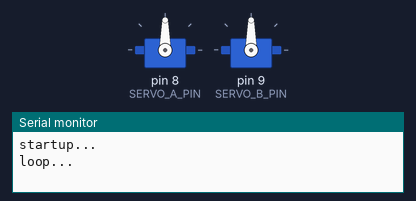
This sketch was run on a simulated Arduino Uno, built with avr-gcc and run on an emulated ATmega328P. On the bench: 2 × servo, the last lines printed to the serial monitor. Random numbers use the default seed unless the sketch sets one.

Above: at 0.1 s.
At 15.4 s:
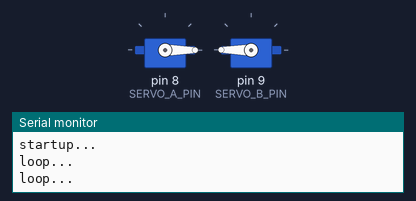
At 24.2 s:
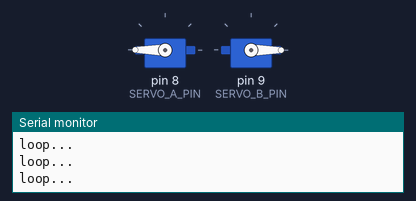
Timing chart, 0 to 36.5 s (numbered marks = the images above):
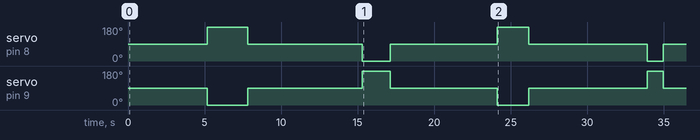

Measured:
- by itself, servo on pin 8 (SERVO_A_PIN): 90° → 180° at 5.2 s, → 90° 2.6 s later, → 0° 7.5 s later, → 90° 1.8 s later, … (8 changes in this stretch)
- by itself, servo on pin 9 (SERVO_B_PIN): 90° → 0° at 5.2 s, → 90° 2.6 s later, → 180° 7.5 s later, → 90° 1.8 s later, … (8 changes in this stretch)

The sketch:

GolfServoArduino.ino
```cpp
#include <Servo.h>

Servo servoA;   // Pin 8
Servo servoB;   // Pin 9

const uint8_t SERVO_A_PIN = 8;
const uint8_t SERVO_B_PIN = 9;

void setup() {
  Serial.begin(9600);
  Serial.println("startup...");
  servoA.attach(SERVO_A_PIN);
  servoB.attach(SERVO_B_PIN);

  // Start both servos at 90°
  servoA.write(90);
  servoB.write(90);

  // Seed the random‑number generator (optional but nice)
  randomSeed(analogRead(A0));
}

void loop() {
  Serial.println("loop...");
  // Closed
  servoA.write(90);
  servoB.write(90);
  delay(1000);

  // Wait 5–15 seconds (5000–15000 ms)
  unsigned long waitTime = random(3000, 7000);
  delay(waitTime);
// Decide randomly which side opens first
  if (random(0, 2) == 0) {
    // Open back, then front
    servoA.write(0);
    servoB.write(180);
  } else {
    // Open front, then back
    servoA.write(180);
    servoB.write(0);
  }
  waitTime = random(1000, 3000);
  delay(waitTime);
}
```
